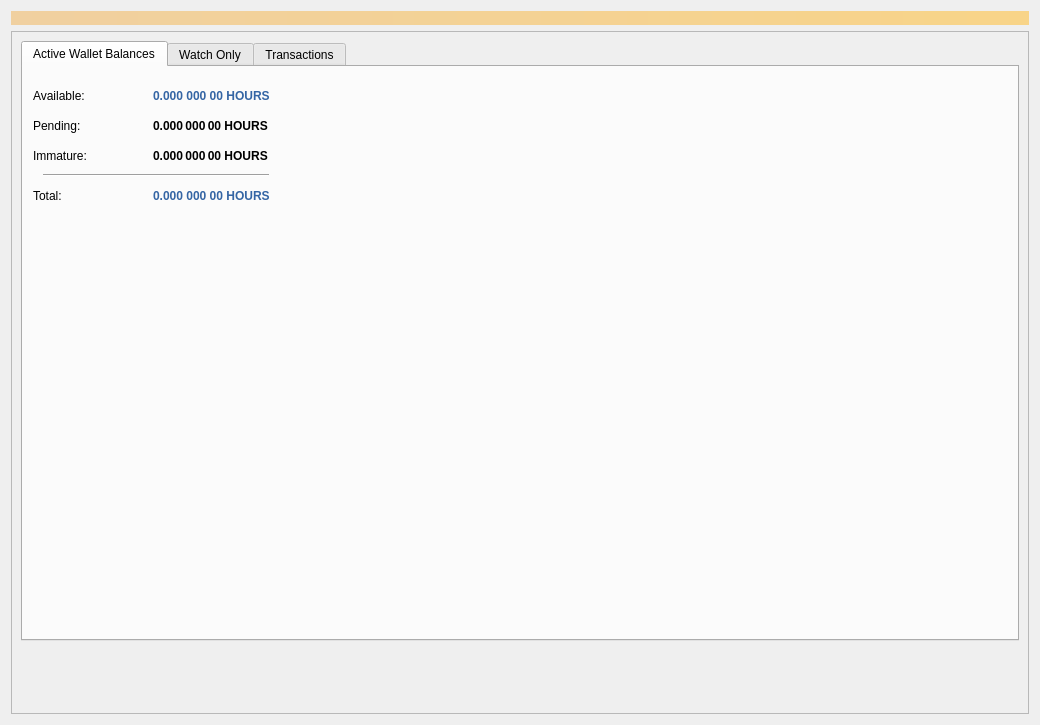
<?xml version="1.0" encoding="UTF-8"?>
<ui version="4.0">
 <class>OverviewPage</class>
 <widget class="QWidget" name="OverviewPage">
  <property name="geometry">
   <rect>
    <x>0</x>
    <y>0</y>
    <width>1040</width>
    <height>725</height>
   </rect>
  </property>
  <property name="windowTitle">
   <string>Form</string>
  </property>
  <layout class="QVBoxLayout" name="topLayout">
   <item>
    <widget class="QLabel" name="labelAlerts">
     <property name="visible">
      <bool>false</bool>
     </property>
     <property name="styleSheet">
      <string notr="true">QLabel { background-color: qlineargradient(x1: 0, y1: 0, x2: 1, y2: 0, stop:0 #F0D0A0, stop:1 #F8D488); color:#000000; }</string>
     </property>
     <property name="wordWrap">
      <bool>true</bool>
     </property>
     <property name="margin">
      <number>3</number>
     </property>
     <property name="textInteractionFlags">
      <set>Qt::TextSelectableByMouse</set>
     </property>
    </widget>
   </item>
   <item>
    <layout class="QHBoxLayout" name="horizontalLayout" stretch="1">
     <item>
      <layout class="QVBoxLayout" name="verticalLayout_2">
       <item>
        <widget class="QFrame" name="frame">
         <property name="frameShape">
          <enum>QFrame::StyledPanel</enum>
         </property>
         <property name="frameShadow">
          <enum>QFrame::Raised</enum>
         </property>
         <layout class="QVBoxLayout" name="verticalLayout_4">
          <item>
           <widget class="QTabWidget" name="tabWidget">
            <property name="sizePolicy">
             <sizepolicy hsizetype="Expanding" vsizetype="Fixed">
              <horstretch>0</horstretch>
              <verstretch>0</verstretch>
             </sizepolicy>
            </property>
            <property name="minimumSize">
             <size>
              <width>0</width>
              <height>600</height>
             </size>
            </property>
            <property name="currentIndex">
             <number>0</number>
            </property>
            <widget class="QWidget" name="tab">
             <attribute name="title">
              <string>Active Wallet Balances</string>
             </attribute>
             <widget class="QPushButton" name="labelTransactionsStatus">
              <property name="enabled">
               <bool>true</bool>
              </property>
              <property name="geometry">
               <rect>
                <x>430</x>
                <y>10</y>
                <width>30</width>
                <height>30</height>
               </rect>
              </property>
              <property name="maximumSize">
               <size>
                <width>30</width>
                <height>16777215</height>
               </size>
              </property>
              <property name="toolTip">
               <string>The displayed information may be out of date. Your wallet automatically synchronizes with the Hours network after a connection is established, but this process has not completed yet.</string>
              </property>
              <property name="text">
               <string/>
              </property>
              <property name="icon">
               <iconset>
                <normaloff>:/icons/warning</normaloff>
                <disabledoff>:/icons/warning</disabledoff>:/icons/warning</iconset>
              </property>
              <property name="iconSize">
               <size>
                <width>24</width>
                <height>24</height>
               </size>
              </property>
              <property name="flat">
               <bool>true</bool>
              </property>
             </widget>
             <widget class="QLabel" name="labelBalanceText">
              <property name="geometry">
               <rect>
                <x>10</x>
                <y>20</y>
                <width>66</width>
                <height>17</height>
               </rect>
              </property>
              <property name="text">
               <string>Available:</string>
              </property>
             </widget>
             <widget class="QLabel" name="labelBalance">
              <property name="geometry">
               <rect>
                <x>130</x>
                <y>20</y>
                <width>201</width>
                <height>18</height>
               </rect>
              </property>
              <property name="font">
               <font>
                <weight>75</weight>
                <bold>true</bold>
               </font>
              </property>
              <property name="cursor">
               <cursorShape>IBeamCursor</cursorShape>
              </property>
              <property name="toolTip">
               <string>Your current spendable balance</string>
              </property>
              <property name="text">
               <string notr="true">&lt;html&gt;&lt;head/&gt;&lt;body&gt;&lt;p&gt;&lt;span style=&quot; color:#3465a4;&quot;&gt;0.000 000 00 HOURS&lt;/span&gt;&lt;/p&gt;&lt;/body&gt;&lt;/html&gt;</string>
              </property>
              <property name="alignment">
               <set>Qt::AlignLeading|Qt::AlignLeft|Qt::AlignVCenter</set>
              </property>
              <property name="textInteractionFlags">
               <set>Qt::LinksAccessibleByMouse|Qt::TextSelectableByKeyboard|Qt::TextSelectableByMouse</set>
              </property>
             </widget>
             <widget class="QLabel" name="labelUnconfirmed">
              <property name="geometry">
               <rect>
                <x>130</x>
                <y>50</y>
                <width>201</width>
                <height>18</height>
               </rect>
              </property>
              <property name="font">
               <font>
                <weight>75</weight>
                <bold>true</bold>
               </font>
              </property>
              <property name="cursor">
               <cursorShape>IBeamCursor</cursorShape>
              </property>
              <property name="toolTip">
               <string>Total of transactions that have yet to be confirmed, and do not yet count toward the spendable balance</string>
              </property>
              <property name="text">
               <string notr="true">0.000 000 00 HOURS</string>
              </property>
              <property name="alignment">
               <set>Qt::AlignLeading|Qt::AlignLeft|Qt::AlignVCenter</set>
              </property>
              <property name="textInteractionFlags">
               <set>Qt::LinksAccessibleByMouse|Qt::TextSelectableByKeyboard|Qt::TextSelectableByMouse</set>
              </property>
             </widget>
             <widget class="Line" name="line_2">
              <property name="geometry">
               <rect>
                <x>20</x>
                <y>100</y>
                <width>226</width>
                <height>16</height>
               </rect>
              </property>
              <property name="orientation">
               <enum>Qt::Horizontal</enum>
              </property>
             </widget>
             <widget class="QLabel" name="labelTotalText">
              <property name="geometry">
               <rect>
                <x>10</x>
                <y>120</y>
                <width>39</width>
                <height>17</height>
               </rect>
              </property>
              <property name="text">
               <string>Total:</string>
              </property>
             </widget>
             <widget class="QLabel" name="labelImmature">
              <property name="geometry">
               <rect>
                <x>130</x>
                <y>80</y>
                <width>201</width>
                <height>18</height>
               </rect>
              </property>
              <property name="font">
               <font>
                <weight>75</weight>
                <bold>true</bold>
               </font>
              </property>
              <property name="cursor">
               <cursorShape>IBeamCursor</cursorShape>
              </property>
              <property name="toolTip">
               <string>Mined balance that has not yet matured</string>
              </property>
              <property name="text">
               <string notr="true">0.000 000 00 HOURS</string>
              </property>
              <property name="alignment">
               <set>Qt::AlignLeading|Qt::AlignLeft|Qt::AlignVCenter</set>
              </property>
              <property name="textInteractionFlags">
               <set>Qt::LinksAccessibleByMouse|Qt::TextSelectableByKeyboard|Qt::TextSelectableByMouse</set>
              </property>
             </widget>
             <widget class="QLabel" name="labelImmatureText">
              <property name="geometry">
               <rect>
                <x>10</x>
                <y>80</y>
                <width>71</width>
                <height>17</height>
               </rect>
              </property>
              <property name="text">
               <string>Immature:</string>
              </property>
             </widget>
             <widget class="QLabel" name="labelTotal">
              <property name="geometry">
               <rect>
                <x>130</x>
                <y>120</y>
                <width>201</width>
                <height>18</height>
               </rect>
              </property>
              <property name="font">
               <font>
                <weight>75</weight>
                <bold>true</bold>
               </font>
              </property>
              <property name="cursor">
               <cursorShape>IBeamCursor</cursorShape>
              </property>
              <property name="toolTip">
               <string>Your current total balance</string>
              </property>
              <property name="text">
               <string notr="true">&lt;html&gt;&lt;head/&gt;&lt;body&gt;&lt;p&gt;&lt;span style=&quot; color:#3465a4;&quot;&gt;0.000 000 00 HOURS&lt;/span&gt;&lt;/p&gt;&lt;/body&gt;&lt;/html&gt;</string>
              </property>
              <property name="alignment">
               <set>Qt::AlignLeading|Qt::AlignLeft|Qt::AlignVCenter</set>
              </property>
              <property name="textInteractionFlags">
               <set>Qt::LinksAccessibleByMouse|Qt::TextSelectableByKeyboard|Qt::TextSelectableByMouse</set>
              </property>
             </widget>
             <widget class="QLabel" name="labelPendingText">
              <property name="geometry">
               <rect>
                <x>10</x>
                <y>50</y>
                <width>60</width>
                <height>17</height>
               </rect>
              </property>
              <property name="text">
               <string>Pending:</string>
              </property>
             </widget>
            </widget>
            <widget class="QWidget" name="tab_2">
             <attribute name="title">
              <string>Watch Only</string>
             </attribute>
             <widget class="QLabel" name="labelImmatureText_2">
              <property name="geometry">
               <rect>
                <x>10</x>
                <y>80</y>
                <width>71</width>
                <height>17</height>
               </rect>
              </property>
              <property name="text">
               <string>Immature:</string>
              </property>
             </widget>
             <widget class="QLabel" name="labelTotalText_2">
              <property name="geometry">
               <rect>
                <x>10</x>
                <y>120</y>
                <width>39</width>
                <height>17</height>
               </rect>
              </property>
              <property name="text">
               <string>Total:</string>
              </property>
             </widget>
             <widget class="QLabel" name="labelPendingText_2">
              <property name="geometry">
               <rect>
                <x>10</x>
                <y>50</y>
                <width>60</width>
                <height>17</height>
               </rect>
              </property>
              <property name="text">
               <string>Pending:</string>
              </property>
             </widget>
             <widget class="QLabel" name="labelBalanceText_2">
              <property name="geometry">
               <rect>
                <x>10</x>
                <y>20</y>
                <width>66</width>
                <height>17</height>
               </rect>
              </property>
              <property name="text">
               <string>Available:</string>
              </property>
             </widget>
             <widget class="Line" name="line_3">
              <property name="geometry">
               <rect>
                <x>20</x>
                <y>100</y>
                <width>226</width>
                <height>16</height>
               </rect>
              </property>
              <property name="orientation">
               <enum>Qt::Horizontal</enum>
              </property>
             </widget>
             <widget class="QLabel" name="labelWatchAvailable">
              <property name="geometry">
               <rect>
                <x>130</x>
                <y>20</y>
                <width>221</width>
                <height>18</height>
               </rect>
              </property>
              <property name="font">
               <font>
                <weight>75</weight>
                <bold>true</bold>
               </font>
              </property>
              <property name="cursor">
               <cursorShape>IBeamCursor</cursorShape>
              </property>
              <property name="toolTip">
               <string>Your current balance in watch-only addresses</string>
              </property>
              <property name="text">
               <string notr="true">0.000 000 00 HOURS</string>
              </property>
              <property name="alignment">
               <set>Qt::AlignLeading|Qt::AlignLeft|Qt::AlignVCenter</set>
              </property>
              <property name="textInteractionFlags">
               <set>Qt::LinksAccessibleByMouse|Qt::TextSelectableByKeyboard|Qt::TextSelectableByMouse</set>
              </property>
             </widget>
             <widget class="QLabel" name="labelWatchPending">
              <property name="geometry">
               <rect>
                <x>130</x>
                <y>50</y>
                <width>221</width>
                <height>20</height>
               </rect>
              </property>
              <property name="font">
               <font>
                <weight>75</weight>
                <bold>true</bold>
               </font>
              </property>
              <property name="cursor">
               <cursorShape>IBeamCursor</cursorShape>
              </property>
              <property name="toolTip">
               <string>Unconfirmed transactions to watch-only addresses</string>
              </property>
              <property name="text">
               <string notr="true">0.000 000 00 HOURS</string>
              </property>
              <property name="alignment">
               <set>Qt::AlignLeading|Qt::AlignLeft|Qt::AlignVCenter</set>
              </property>
              <property name="textInteractionFlags">
               <set>Qt::LinksAccessibleByMouse|Qt::TextSelectableByKeyboard|Qt::TextSelectableByMouse</set>
              </property>
             </widget>
             <widget class="QLabel" name="labelWatchImmature">
              <property name="geometry">
               <rect>
                <x>130</x>
                <y>80</y>
                <width>221</width>
                <height>18</height>
               </rect>
              </property>
              <property name="font">
               <font>
                <weight>75</weight>
                <bold>true</bold>
               </font>
              </property>
              <property name="cursor">
               <cursorShape>IBeamCursor</cursorShape>
              </property>
              <property name="toolTip">
               <string>Mined balance in watch-only addresses that has not yet matured</string>
              </property>
              <property name="text">
               <string notr="true">0.000 000 00 HOURS</string>
              </property>
              <property name="alignment">
               <set>Qt::AlignLeading|Qt::AlignLeft|Qt::AlignVCenter</set>
              </property>
              <property name="textInteractionFlags">
               <set>Qt::LinksAccessibleByMouse|Qt::TextSelectableByKeyboard|Qt::TextSelectableByMouse</set>
              </property>
             </widget>
             <widget class="QLabel" name="labelWatchTotal">
              <property name="geometry">
               <rect>
                <x>130</x>
                <y>120</y>
                <width>221</width>
                <height>18</height>
               </rect>
              </property>
              <property name="font">
               <font>
                <weight>75</weight>
                <bold>true</bold>
               </font>
              </property>
              <property name="cursor">
               <cursorShape>IBeamCursor</cursorShape>
              </property>
              <property name="toolTip">
               <string>Current total balance in watch-only addresses</string>
              </property>
              <property name="text">
               <string notr="true">0.000 000 00 HOURS</string>
              </property>
              <property name="alignment">
               <set>Qt::AlignLeading|Qt::AlignLeft|Qt::AlignVCenter</set>
              </property>
              <property name="textInteractionFlags">
               <set>Qt::LinksAccessibleByMouse|Qt::TextSelectableByKeyboard|Qt::TextSelectableByMouse</set>
              </property>
             </widget>
            </widget>
            <widget class="QWidget" name="tab_3">
             <attribute name="title">
              <string>Transactions</string>
             </attribute>
             <widget class="QLabel" name="label_4">
              <property name="geometry">
               <rect>
                <x>20</x>
                <y>10</y>
                <width>998</width>
                <height>14</height>
               </rect>
              </property>
              <property name="font">
               <font>
                <weight>75</weight>
                <bold>true</bold>
               </font>
              </property>
              <property name="text">
               <string>Recent transactions</string>
              </property>
             </widget>
             <widget class="QListView" name="listTransactions">
              <property name="geometry">
               <rect>
                <x>20</x>
                <y>40</y>
                <width>941</width>
                <height>511</height>
               </rect>
              </property>
              <property name="sizePolicy">
               <sizepolicy hsizetype="Expanding" vsizetype="Expanding">
                <horstretch>0</horstretch>
                <verstretch>0</verstretch>
               </sizepolicy>
              </property>
              <property name="minimumSize">
               <size>
                <width>0</width>
                <height>400</height>
               </size>
              </property>
              <property name="styleSheet">
               <string notr="true">QListView { background: transparent; }</string>
              </property>
              <property name="frameShape">
               <enum>QFrame::NoFrame</enum>
              </property>
              <property name="verticalScrollBarPolicy">
               <enum>Qt::ScrollBarAlwaysOff</enum>
              </property>
              <property name="horizontalScrollBarPolicy">
               <enum>Qt::ScrollBarAlwaysOff</enum>
              </property>
              <property name="selectionMode">
               <enum>QAbstractItemView::NoSelection</enum>
              </property>
             </widget>
            </widget>
           </widget>
          </item>
          <item>
           <spacer name="verticalSpacer">
            <property name="orientation">
             <enum>Qt::Vertical</enum>
            </property>
            <property name="sizeHint" stdset="0">
             <size>
              <width>20</width>
              <height>40</height>
             </size>
            </property>
           </spacer>
          </item>
         </layout>
        </widget>
       </item>
      </layout>
     </item>
    </layout>
   </item>
  </layout>
 </widget>
 <resources/>
 <connections/>
</ui>
